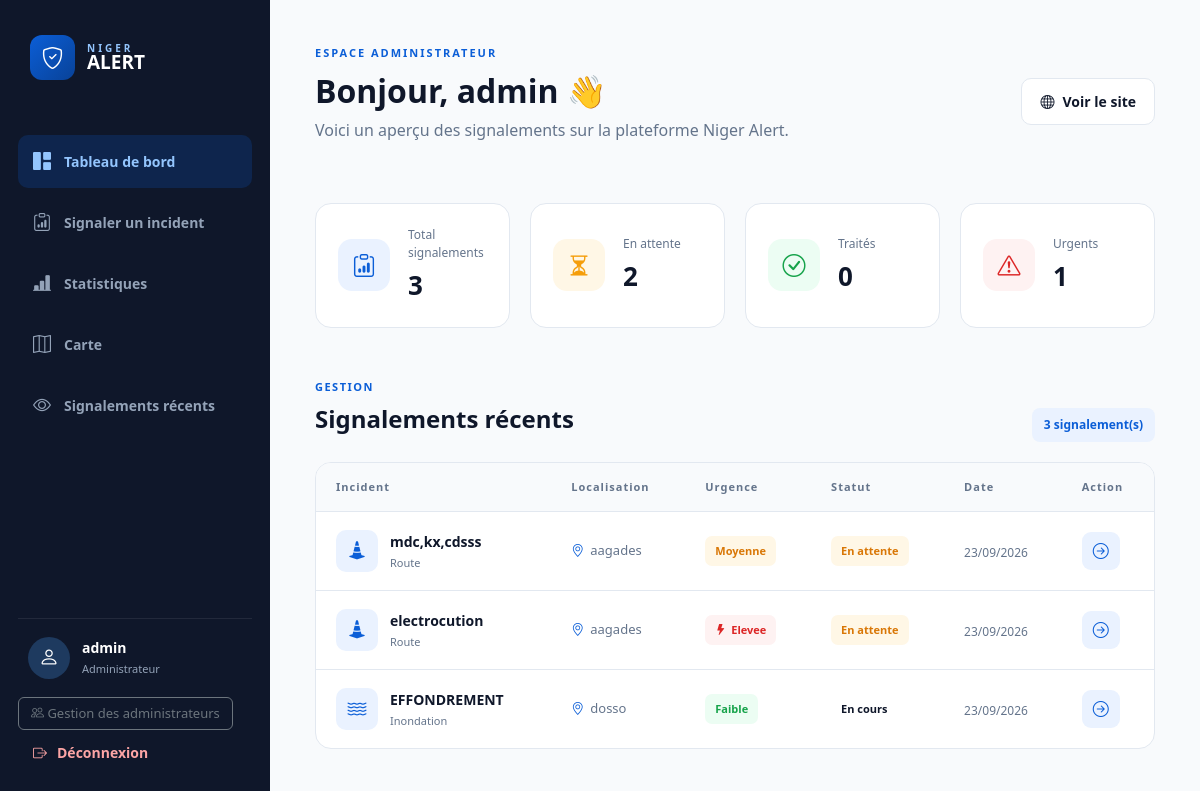
Before: /admin/dashboard (signed in) with the older database file.
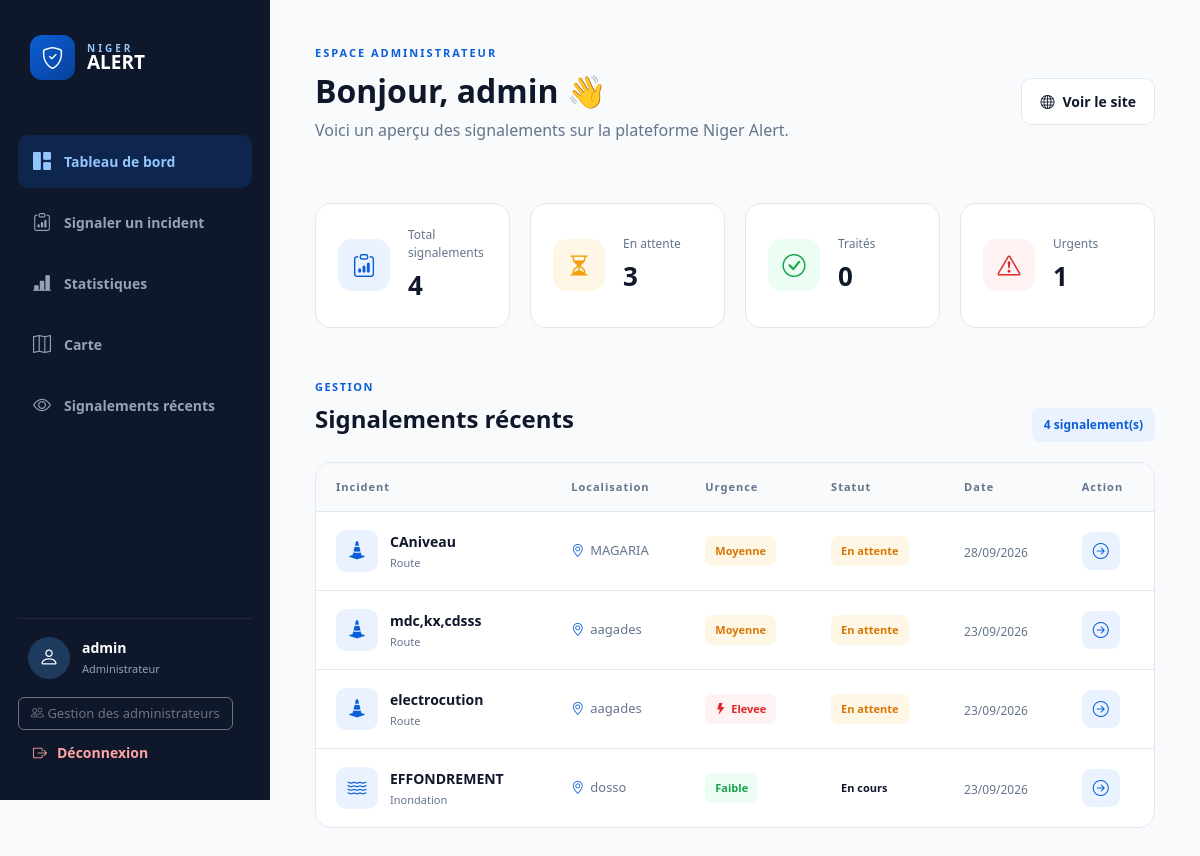
After: the same page with the newer database file.
### app.py (models this page shows)
class Report(db.Model):
    id = db.Column(
        db.Integer,
        primary_key=True
    )
    user_id = db.Column(
        db.Integer,
        db.ForeignKey("user.id"),
        nullable=True
    )
    user = db.relationship(
        "User",
        backref=db.backref(
            "reports",
            lazy=True
        )
    )
    incident_type = db.Column(
        db.String(100),
        nullable=False
    )
    title = db.Column(
        db.String(200),
        nullable=False
    )
    description = db.Column(
        db.Text,
        nullable=False
    )
    region = db.Column(
        db.String(100),
        nullable=False
    )
    city = db.Column(
        db.String(100),
        nullable=False
    )
    address = db.Column(
        db.String(200)
    )
    urgency = db.Column(
        db.String(50),
        nullable=False
    )
    latitude = db.Column(
        db.String(50)
    )
    longitude = db.Column(
        db.String(50)
    )
    image = db.Column(
        db.String(200)
    )
    status = db.Column(
        db.String(50),
        default="en attente",
        nullable=False
    )
    created_at = db.Column(
        db.DateTime,
        default=datetime.utcnow,
        nullable=False
    )

### app.py (the view)
@app.route("/admin/dashboard")
@admin_required
def admin_dashboard():
    reports = Report.query.order_by(
        Report.created_at.desc()
    ).all()
    total_reports = Report.query.count()
    pending_reports = Report.query.filter_by(
        status="en attente"
    ).count()
    processed_reports = Report.query.filter_by(
        status="traite"
    ).count()
    in_progress_reports = Report.query.filter_by(
        status="en cours"
    ).count()
    return render_template(
        "admin_dashboard.html",
        reports=reports,
        total_reports=total_reports,
        pending_reports=pending_reports,
        processed_reports=processed_reports,
        in_progress_reports=in_progress_reports
    )

### app.py (called while the page is built, shortened)
@login_manager.user_loader
def load_user(user_id):
    try:
        user_type, numeric_id = user_id.split(
            ":",
            1
        )
        numeric_id = int(numeric_id)
    except (
        AttributeError,
        ValueError
    ):
        return None
    if user_type == "admin":
        return db.session.get(
            Admin,
            numeric_id
        )

@app.before_request
def check_report_logout():
    logout_at = session.get(
        "logout_at"
    )
    if not logout_at:
        return

def admin_required(function):
    @wraps(function)
    @login_required
    def decorated_function(*args, **kwargs):
        return function(
            *args,
            **kwargs
        )
    return decorated_function

### templates/admin_dashboard.html (shortened to what the changed rows need)
<!DOCTYPE html>
<html lang="fr">
<head>
    <link href="https://cdn.jsdelivr.net/npm/bootstrap@5.3.3/dist/css/bootstrap.min.css" rel="stylesheet">
    <link rel="stylesheet" href="https://cdn.jsdelivr.net/npm/bootstrap-icons@1.11.3/font/bootstrap-icons.min.css">
    <link rel="stylesheet" href="{{ url_for('static', filename='css/admin_dashboard.css') }}">
</head>
<body>
    <main class="dashboard-main">
        <header class="dashboard-header">
            <div>
                <h1>
                    Bonjour, {{ current_user.username }} 👋
                </h1>
            </div>
        </header>
        <section class="statistics-grid">
            <article class="stat-card">
                <div class="stat-content">
                    <span>
                        Total signalements
                    </span>
                    <strong>
                        {{ total_reports }}
                    </strong>
                </div>
            </article>
            <article class="stat-card">
                <div class="stat-content">
                    <span>
                        En attente
                    </span>
                    <strong>
                        {{ pending_reports }}
                    </strong>
                </div>
            </article>
        </section>
        <section class="reports-section" id="reports">
            <div class="section-header">
                <div>
                    <span>
                    </span>
                    <h2>
                        Signalements récents
                    </h2>
                </div>
                <span class="reports-number">
                    {{ reports|length }}
                    signalement(s)
                </span>
            </div>
            <div class="reports-table-container">
                {% if reports %}
                <div class="table-responsive">
                    <table class="reports-table">
                        <thead>
                            <tr>
                                <th>
                                    Incident
                                </th>
                                <th>
                                    Localisation
                                </th>
                                <th>
                                    Urgence
                                </th>
                                <th>
                                    Statut
                                </th>
                                <th>
                                    Date
                                </th>
                                <th>
                                    Action
                                </th>
                            </tr>
                        </thead>
                        <tbody>
                            {% for report in reports %}
                            <tr>
                                <td>
                                    <div class="incident-info">
                                        <div class="incident-icon">
                                            {% if report.incident_type == "inondation" %}
                                            <i class="bi bi-water"></i>
                                            {% elif report.incident_type == "incendie" %}
                                            <i class="bi bi-fire"></i>
                                            {% elif report.incident_type == "route" %}
                                            <i class="bi bi-cone-striped"></i>
                                            {% else %}
                                            <i class="bi bi-exclamation-circle"></i>
                                            {% endif %}
                                        </div>
                                        <div>
                                            <strong>
                                                {{ report.title }}
                                            </strong>
                                            <span>
                                                {{ report.incident_type|capitalize }}
                                            </span>
                                        </div>
                                    </div>
                                </td>
                                <td>
                                    <div class="location-info">
                                        <i class="bi bi-geo-alt"></i>
                                        <span>
                                            {{ report.city }}
                                        </span>
                                    </div>
                                </td>
                                <td>
                                    <span class="urgency-badge
                                                urgency-{{ report.urgency }}">
                                        {% if report.urgency == "elevee" %}
                                        <i class="bi bi-lightning-fill"></i>
                                        {% endif %}
                                        {{ report.urgency|capitalize }}
                                    </span>
                                </td>
                                <td>
                                    <span class="status-badge
                                                status-{{ report.status|replace(' ', '-') }}">
                                        {{ report.status|capitalize }}
                                    </span>
                                </td>
                                <td>
                                    <span class="date-info">
                                        {{ report.created_at.strftime('%d/%m/%Y') }}
                                    </span>
                                </td>
                                <td>
                                    <a href="{{ url_for('admin_report_detail', report_id=report.id) }}"
                                        class="action-button" title="Gérer le signalement">
                                        <i class="bi bi-arrow-right-circle"></i>
                                    </a>
                                </td>
                            </tr>
                            {% endfor %}
                        </tbody>
                    </table>
                </div>
                {% endif %}
            </div>
        </section>
    </main>
</body>
</html>

Changed rows visible on the page:
added Report: title "CAniveau", incident_type "Route", city "MAGARIA", urgency "Moyenne", status "En attente", created_at "28/09/2026"
Other visible differences:
{{ total_reports }}: "3" → "4"
{{ pending_reports }}: "2" → "3"
{{ reports|length }}: "3" → "4"
